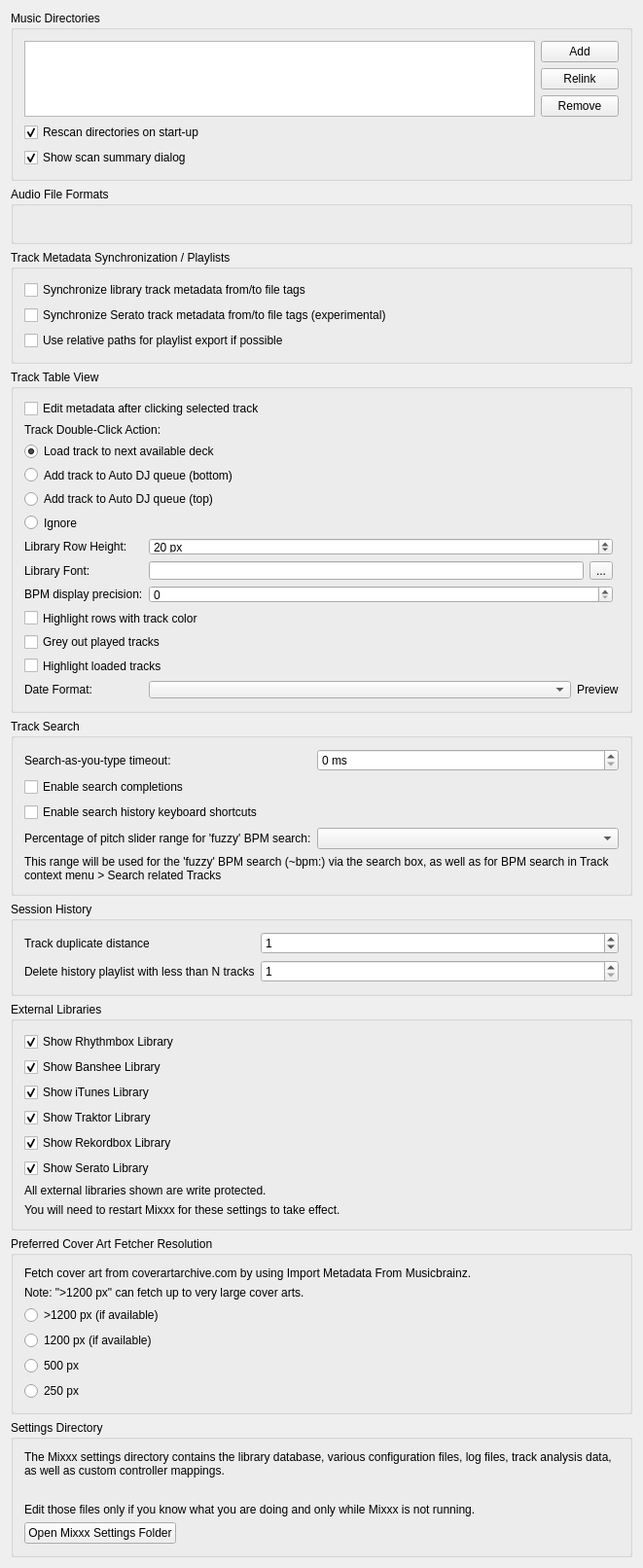
<?xml version="1.0" encoding="UTF-8"?>
<ui version="4.0">
 <class>DlgPrefLibraryDlg</class>
 <widget class="QWidget" name="DlgPrefLibraryDlg">
  <property name="geometry">
   <rect>
    <x>0</x>
    <y>0</y>
    <width>661</width>
    <height>1522</height>
   </rect>
  </property>
  <property name="windowTitle">
   <string notr="true">Library Preferences</string>
  </property>
  <layout class="QVBoxLayout" name="verticalLayout">

   <item>
    <widget class="QGroupBox" name="groupBox_MusicDirectories">
     <property name="title">
      <string>Music Directories</string>
     </property>
     <layout class="QGridLayout" name="gridLayout_music_directories">

      <item row="0" column="0" rowspan="3">
       <widget class="QListView" name="dirList">
        <property name="editTriggers">
         <set>QAbstractItemView::NoEditTriggers</set>
        </property>
        <property name="iconSize">
         <size>
          <width>16</width>
          <height>16</height>
         </size>
        </property>
        <property name="uniformItemSizes">
         <bool>true</bool>
        </property>
       </widget>
      </item>

      <item row="0" column="1">
       <widget class="QPushButton" name="pushButton_add_dir">
        <property name="font">
         <font/>
        </property>
        <property name="toolTip">
         <string>Add a directory where your music is stored. Mixxx will watch this directory and its subdirectories for new tracks.</string>
        </property>
        <property name="text">
         <string>Add</string>
        </property>
       </widget>
      </item>

      <item row="1" column="1">
       <widget class="QPushButton" name="pushButton_relocate_dir">
        <property name="toolTip">
         <string>If an existing music directory is moved, Mixxx doesn't know where to find the audio files in it. Choose Relink to select the music directory in its new location. &lt;br/&gt; This will re-establish the links to the audio files in the Mixxx library.</string>
        </property>
        <property name="text">
         <string extracomment="This will re-establish the links to the audio files in the Mixxx database if you move an music directory to a new location.">Relink</string>
        </property>
       </widget>
      </item>

      <item row="2" column="1">
       <widget class="QPushButton" name="pushButton_remove_dir">
        <property name="font">
         <font/>
        </property>
        <property name="toolTip">
         <string>If removed, Mixxx will no longer watch this directory and its subdirectories for new tracks.</string>
        </property>
        <property name="text">
         <string>Remove</string>
        </property>
       </widget>
      </item>

      <item row="3" column="0" colspan="2">
       <widget class="QCheckBox" name="checkBox_library_scan">
        <property name="text">
         <string>Rescan directories on start-up</string>
        </property>
        <property name="checked">
         <bool>true</bool>
        </property>
       </widget>
      </item>

      <item row="4" column="0" colspan="2">
       <widget class="QCheckBox" name="checkBox_library_scan_summary">
        <property name="text">
         <string>Show scan summary dialog</string>
        </property>
        <property name="checked">
         <bool>true</bool>
        </property>
       </widget>
      </item>

     </layout>
    </widget>
   </item>

   <item>
    <widget class="QGroupBox" name="groupBox_AudioFileFormats">
     <property name="title">
      <string>Audio File Formats</string>
     </property>
     <property name="flat">
      <bool>false</bool>
     </property>
     <layout class="QGridLayout" name="gridLayout_audio_formats">
      <item row="0" column="0">
       <widget class="QLabel" name="builtInFormats">
        <property name="text">
         <string/>
        </property>
        <property name="wordWrap">
         <bool>true</bool>
        </property>
       </widget>
      </item>
     </layout>
    </widget>
   </item>

   <item>
    <widget class="QGroupBox" name="groupBox_AudioFileTags">
     <property name="title">
      <string>Track Metadata Synchronization / Playlists</string>
     </property>
     <layout class="QGridLayout" name="gridLayout_metadata">
      <item row="0" column="0" colspan="2">
       <widget class="QCheckBox" name="checkBox_sync_track_metadata">
        <property name="toolTip">
         <string>Automatically write modified track metadata from the library into file tags and reimport metadata from updated file tags into the library</string>
        </property>
        <property name="text">
         <string>Synchronize library track metadata from/to file tags</string>
        </property>
       </widget>
      </item>

      <item row="1" column="0">
       <widget class="QCheckBox" name="checkBox_serato_metadata_export">
        <property name="toolTip">
         <string>Keeps track color, beat grid, bpm lock, cue points, and loops synchronized with SERATO_MARKERS/MARKERS2 file tags.&lt;br/&gt;&lt;br/&gt;WARNING: Enabling this option also enables the reimport of Serato metadata after files have been modified outside of Mixxx. On reimport existing metadata in Mixxx is replaced with the metadata found in file tags. Custom metadata not included in file tags like loop colors is lost.</string>
        </property>
        <property name="text">
         <string>Synchronize Serato track metadata from/to file tags (experimental)</string>
        </property>
       </widget>
      </item>

      <item row="2" column="0" colspan="2">
       <widget class="QCheckBox" name="checkBox_use_relative_path">
        <property name="text">
         <string>Use relative paths for playlist export if possible</string>
        </property>
       </widget>
      </item>
     </layout>
    </widget>
   </item>

   <item>
    <widget class="QGroupBox" name="groupBox_TrackTableView">
     <property name="title">
      <string>Track Table View</string>
     </property>
     <layout class="QGridLayout" name="gridLayout_track_table_view">

      <item row="1" column="0" colspan="4">
       <widget class="QCheckBox" name="checkBox_edit_metadata_selected_clicked">
        <property name="text">
         <string>Edit metadata after clicking selected track</string>
        </property>
       </widget>
      </item>

      <item row="2" column="0" colspan="4">
       <widget class="QLabel" name="label_doubeClickAction">
        <property name="text">
         <string>Track Double-Click Action:</string>
        </property>
        <property name="alignment">
         <set>Qt::AlignLeft|Qt::AlignVCenter</set>
        </property>
       </widget>
      </item>

      <item row="3" column="0" colspan="4">
       <widget class="QRadioButton" name="radioButton_dbclick_deck">
        <property name="text">
         <string>Load track to next available deck</string>
        </property>
        <property name="checked">
         <bool>true</bool>
        </property>
       </widget>
      </item>
      <item row="4" column="0" colspan="4">
       <widget class="QRadioButton" name="radioButton_dbclick_bottom">
        <property name="text">
         <string>Add track to Auto DJ queue (bottom)</string>
        </property>
       </widget>
      </item>
      <item row="5" column="0" colspan="4">
       <widget class="QRadioButton" name="radioButton_dbclick_top">
        <property name="text">
         <string>Add track to Auto DJ queue (top)</string>
        </property>
       </widget>
      </item>
      <item row="6" column="0" colspan="4">
       <widget class="QRadioButton" name="radioButton_dbclick_ignore">
        <property name="text">
         <string>Ignore</string>
        </property>
       </widget>
      </item>

      <item row="7" column="0">
       <widget class="QLabel" name="label_rowHeight">
        <property name="text">
         <string>Library Row Height:</string>
        </property>
        <property name="alignment">
         <set>Qt::AlignLeft|Qt::AlignVCenter</set>
        </property>
       </widget>
      </item>
      <item row="7" column="1" colspan="2">
       <widget class="QSpinBox" name="spinBox_row_height">
        <property name="suffix">
         <string> px</string>
        </property>
        <property name="minimum">
         <number>5</number>
        </property>
        <property name="maximum">
         <number>100</number>
        </property>
        <property name="value">
         <number>20</number>
        </property>
       </widget>
      </item>

      <item row="8" column="0">
       <widget class="QLabel" name="label_libraryFont">
        <property name="text">
         <string>Library Font:</string>
        </property>
        <property name="alignment">
         <set>Qt::AlignLeft|Qt::AlignVCenter</set>
        </property>
       </widget>
      </item>
      <item row="8" column="1">
       <widget class="QLineEdit" name="lineEdit_library_font">
        <property name="readOnly">
         <bool>true</bool>
        </property>
       </widget>
      </item>
      <item row="8" column="2">
       <widget class="QToolButton" name="btn_library_font">
        <property name="text">
         <string>...</string>
        </property>
       </widget>
      </item>

      <item row="9" column="0">
       <widget class="QLabel" name="label_bpm_precision">
        <property name="text">
         <string>BPM display precision:</string>
        </property>
        <property name="alignment">
         <set>Qt::AlignLeft|Qt::AlignVCenter</set>
        </property>
       </widget>
      </item>
      <item row="9" column="1" colspan="2">
       <widget class="QSpinBox" name="spinbox_bpm_precision"/>
      </item>

      <item row="10" column="0" colspan="4">
       <widget class="QCheckBox" name="checkbox_highlight_track_color_rows">
        <property name="text">
         <string>Highlight rows with track color</string>
        </property>
       </widget>
      </item>

      <item row="11" column="0" colspan="4">
       <widget class="QCheckBox" name="checkbox_played_track_color">
        <property name="text">
         <string>Grey out played tracks</string>
        </property>
       </widget>
      </item>

      <item row="12" column="0" colspan="4">
       <widget class="QCheckBox" name="checkbox_loaded_track_color">
        <property name="text">
         <string>Highlight loaded tracks</string>
        </property>
       </widget>
      </item>

      <item row="13" column="0">
       <widget class="QLabel" name="label_dateFormat">
        <property name="text">
         <string>Date Format:</string>
        </property>
        <property name="alignment">
         <set>Qt::AlignLeft|Qt::AlignVCenter</set>
        </property>
       </widget>
      </item>
      <item row="13" column="1" colspan="3">
       <layout class="QHBoxLayout" name="horizontalLayout_dateFormat">
        <property name="leftMargin">
         <number>0</number>
        </property>
        <property name="topMargin">
         <number>0</number>
        </property>
        <property name="rightMargin">
         <number>0</number>
        </property>
        <property name="bottomMargin">
         <number>0</number>
        </property>
        <item>
         <widget class="QComboBox" name="comboBox_dateFormat">
          <property name="sizePolicy">
           <sizepolicy hsizetype="Expanding" vsizetype="Fixed">
            <horstretch>0</horstretch>
            <verstretch>0</verstretch>
           </sizepolicy>
          </property>
         </widget>
        </item>
        <item>
         <widget class="QLabel" name="label_dateFormatPreview">
          <property name="text">
           <string>Preview</string>
          </property>
         </widget>
        </item>
       </layout>
      </item>

     </layout>
    </widget>
   </item><!-- Track Table View -->

   <item>
    <widget class="QGroupBox" name="groupBox_Search">
     <property name="title">
      <string>Track Search</string>
     </property>
     <layout class="QGridLayout" name="gridLayout_search">

      <item row="0" column="0">
       <widget class="QLabel" name="label_searchDebouncingTimeout">
        <property name="text">
         <string>Search-as-you-type timeout:</string>
        </property>
        <property name="alignment">
         <set>Qt::AlignLeft|Qt::AlignVCenter</set>
        </property>
       </widget>
      </item>
      <item row="0" column="1" colspan="2">
       <widget class="QSpinBox" name="spinBox_search_debouncing_timeout">
        <property name="suffix">
         <string> ms</string>
        </property>
       </widget>
      </item>

      <item row="1" column="0" colspan="3">
       <widget class="QCheckBox" name="checkBox_enable_search_completions">
        <property name="text">
         <string>Enable search completions</string>
        </property>
       </widget>
      </item>

      <item row="2" column="0" colspan="3">
       <widget class="QCheckBox" name="checkBox_enable_search_history_shortcuts">
        <property name="text">
         <string>Enable search history keyboard shortcuts</string>
        </property>
       </widget>
      </item>

      <item row="3" column="0">
       <widget class="QLabel" name="label_searchBpmFuzzyRange">
        <property name="text">
         <string>Percentage of pitch slider range for 'fuzzy' BPM search:</string>
        </property>
        <property name="alignment">
         <set>Qt::AlignLeft|Qt::AlignVCenter</set>
        </property>
        <property name="buddy">
         <cstring>comboBox_search_bpm_fuzzy_range</cstring>
        </property>
       </widget>
      </item>
      <item row="3" column="1" colspan="2">
       <widget class="QComboBox" name="comboBox_search_bpm_fuzzy_range"/>
      </item>
      <item row="4" column="0" colspan="3">
       <widget class="QLabel" name="label_searchBpmFuzzyRangeInfo">
        <property name="text">
         <string>This range will be used for the 'fuzzy' BPM search (~bpm:) via the search box, as well as for BPM search in Track context menu &gt; Search related Tracks</string>
        </property>
        <property name="wordWrap">
         <bool>true</bool>
        </property>
       </widget>
      </item>

     </layout>
    </widget>
   </item><!-- Search box -->

   <item>
    <widget class="QGroupBox" name="groupBox_History">
     <property name="title">
      <string>Session History</string>
     </property>
     <layout class="QGridLayout" name="gridLayout_history">

      <item row="1" column="0">
       <widget class="QLabel" name="label_history_track_duplicate_distance">
        <property name="text">
         <string>Track duplicate distance</string>
        </property>
        <property name="alignment">
         <set>Qt::AlignLeft|Qt::AlignVCenter</set>
        </property>
        <property name="wordWrap">
         <bool>true</bool>
        </property>
       </widget>
      </item>
      <item row="1" column="1" colspan="2">
       <widget class="QSpinBox" name="spinbox_history_track_duplicate_distance">
        <property name="toolTip">
         <string>When playing a track again log it to the session history only if more than N other tracks have been played in the meantime</string>
        </property>
        <property name="minimum">
         <number>0</number>
        </property>
        <property name="maximum">
         <number>99</number>
        </property>
        <property name="value">
         <number>1</number>
        </property>
       </widget>
      </item>

      <item row="2" column="0">
       <widget class="QLabel" name="label_history_cleanup">
        <property name="toolTip">
         <string>History playlist with less than N tracks will be deleted&lt;br/&gt;&lt;br/&gt;Note: the cleanup will be performed during startup and shutdown of Mixxx.</string>
        </property>
        <property name="text">
         <string>Delete history playlist with less than N tracks</string>
        </property>
        <property name="alignment">
         <set>Qt::AlignLeft|Qt::AlignVCenter</set>
        </property>
       </widget>
      </item>
      <item row="2" column="1" colspan="2">
       <widget class="QSpinBox" name="spinbox_history_min_tracks_to_keep">
        <property name="minimum">
         <number>1</number>
        </property>
        <property name="maximum">
         <number>99</number>
        </property>
        <property name="value">
         <number>1</number>
        </property>
       </widget>
      </item>

     </layout>
    </widget>
   </item><!-- History -->

   <item>
    <widget class="QGroupBox" name="groupBox_external_libraries">
     <property name="title">
      <string>External Libraries</string>
     </property>
     <layout class="QGridLayout" name="gridLayout_external_libraries">
      <item row="0" column="0">
       <widget class="QCheckBox" name="checkBox_show_rhythmbox">
        <property name="text">
         <string>Show Rhythmbox Library</string>
        </property>
        <property name="checked">
         <bool>true</bool>
        </property>
       </widget>
      </item>
      <item row="1" column="0">
       <widget class="QCheckBox" name="checkBox_show_banshee">
        <property name="text">
         <string>Show Banshee Library</string>
        </property>
        <property name="checked">
         <bool>true</bool>
        </property>
       </widget>
      </item>
      <item row="2" column="0">
       <widget class="QCheckBox" name="checkBox_show_itunes">
        <property name="text">
         <string>Show iTunes Library</string>
        </property>
        <property name="checked">
         <bool>true</bool>
        </property>
       </widget>
      </item>
      <item row="3" column="0">
       <widget class="QCheckBox" name="checkBox_show_traktor">
        <property name="text">
         <string>Show Traktor Library</string>
        </property>
        <property name="checked">
         <bool>true</bool>
        </property>
       </widget>
      </item>
      <item row="4" column="0">
       <widget class="QCheckBox" name="checkBox_show_rekordbox">
        <property name="text">
         <string>Show Rekordbox Library</string>
        </property>
        <property name="checked">
         <bool>true</bool>
        </property>
       </widget>
      </item>
      <item row="5" column="0">
       <widget class="QCheckBox" name="checkBox_show_serato">
        <property name="text">
         <string>Show Serato Library</string>
        </property>
        <property name="checked">
         <bool>true</bool>
        </property>
       </widget>
      </item>
      <item row="6" column="0">
       <widget class="QLabel" name="label_4">
        <property name="text">
         <string>All external libraries shown are write protected.</string>
        </property>
        <property name="wordWrap">
         <bool>true</bool>
        </property>
        <property name="topMargin" stdset="0">
         <number>10</number>
        </property>
       </widget>
      </item>
      <item row="7" column="0">
       <widget class="QLabel" name="label_11">
        <property name="text">
         <string>You will need to restart Mixxx for these settings to take effect.</string>
        </property>
        <property name="wordWrap">
         <bool>true</bool>
        </property>
       </widget>
      </item>
     </layout>
    </widget>
   </item>

   <item>
    <widget class="QGroupBox" name="groupBox_cover_art_fetcher">
     <property name="title">
      <string>Preferred Cover Art Fetcher Resolution</string>
     </property>
     <layout class="QGridLayout" name="gridLayout_cover_art_fetcher">
      <item row="0" column="0">
       <widget class="QLabel" name="label_12">
        <property name="text">
         <string>Fetch cover art from coverartarchive.com by using Import Metadata From Musicbrainz.</string>
        </property>
        <property name="wordWrap">
         <bool>true</bool>
        </property>
       </widget>
      </item>
      <item row="1" column="0">
       <widget class="QLabel" name="label_13">
        <property name="text">
         <string>Note: &quot;&gt;1200 px&quot; can fetch up to very large cover arts.</string>
        </property>
        <property name="wordWrap">
         <bool>true</bool>
        </property>
       </widget>
      </item>
      <item row="2" column="0">
       <widget class="QRadioButton" name="radioButton_cover_art_fetcher_highest">
        <property name="text">
         <string>&gt;1200 px (if available)</string>
        </property>
        <property name="checked">
         <bool>false</bool>
        </property>
       </widget>
      </item>
      <item row="3" column="0">
       <widget class="QRadioButton" name="radioButton_cover_art_fetcher_high">
        <property name="text">
         <string>1200 px (if available)</string>
        </property>
        <property name="checked">
         <bool>false</bool>
        </property>
       </widget>
      </item>
      <item row="4" column="0">
       <widget class="QRadioButton" name="radioButton_cover_art_fetcher_medium">
        <property name="text">
         <string>500 px</string>
        </property>
        <property name="checked">
         <bool>false</bool>
        </property>
       </widget>
      </item>
      <item row="5" column="0">
       <widget class="QRadioButton" name="radioButton_cover_art_fetcher_lowest">
        <property name="text">
         <string>250 px</string>
        </property>
        <property name="checked">
         <bool>false</bool>
        </property>
       </widget>
      </item>
     </layout>
    </widget>
   </item>

   <item>
    <widget class="QGroupBox" name="groupBox_settingsDir">
     <property name="title">
      <string>Settings Directory</string>
     </property>
     <layout class="QVBoxLayout" name="vlayout_settingsDir">
      <item>
       <widget class="QLabel" name="label_settingsDir">
        <property name="text">
         <string>The Mixxx settings directory contains the library database, various configuration files, log files, track analysis data, as well as custom controller mappings.</string>
        </property>
        <property name="wordWrap">
         <bool>true</bool>
        </property>
       </widget>
      </item>
      <item>
       <widget class="QLabel" name="label_settingsManualLink">
        <property name="text">
         <string/>
        </property>
        <property name="wordWrap">
         <bool>true</bool>
        </property>
        <property name="openExternalLinks">
         <bool>true</bool>
        </property>
       </widget>
      </item>
      <item>
       <widget class="QLabel" name="label_settingsWarning">
        <property name="text">
         <string>Edit those files only if you know what you are doing and only while Mixxx is not running.</string>
        </property>
        <property name="wordWrap">
         <bool>true</bool>
        </property>
       </widget>
      </item>
      <item>
       <widget class="QPushButton" name="pushButton_open_settings_dir">
        <property name="sizePolicy">
         <sizepolicy hsizetype="Fixed" vsizetype="Fixed">
          <horstretch>0</horstretch>
          <verstretch>0</verstretch>
         </sizepolicy>
        </property>
        <property name="text">
         <string>Open Mixxx Settings Folder</string>
        </property>
       </widget>
      </item>
     </layout>
    </widget>
   </item>
   <item>
    <spacer name="verticalSpacer">
     <property name="orientation">
      <enum>Qt::Vertical</enum>
     </property>
     <property name="sizeHint" stdset="0">
      <size>
       <width>20</width>
       <height>40</height>
      </size>
     </property>
    </spacer>
   </item>
  </layout>
 </widget>
 <layoutdefault spacing="6" margin="11"/>
 <tabstops>
  <tabstop>dirList</tabstop>
  <tabstop>pushButton_add_dir</tabstop>
  <tabstop>pushButton_relocate_dir</tabstop>
  <tabstop>pushButton_remove_dir</tabstop>
  <tabstop>checkBox_library_scan</tabstop>
  <tabstop>checkBox_library_scan_summary</tabstop>
  <tabstop>checkBox_sync_track_metadata</tabstop>
  <tabstop>checkBox_serato_metadata_export</tabstop>
  <tabstop>checkBox_use_relative_path</tabstop>
  <tabstop>checkBox_edit_metadata_selected_clicked</tabstop>
  <tabstop>radioButton_dbclick_deck</tabstop>
  <tabstop>radioButton_dbclick_bottom</tabstop>
  <tabstop>radioButton_dbclick_top</tabstop>
  <tabstop>radioButton_dbclick_ignore</tabstop>
  <tabstop>spinBox_row_height</tabstop>
  <tabstop>btn_library_font</tabstop>
  <tabstop>spinbox_bpm_precision</tabstop>
  <tabstop>checkbox_highlight_track_color_rows</tabstop>
  <tabstop>checkbox_played_track_color</tabstop>
  <tabstop>checkbox_loaded_track_color</tabstop>
  <tabstop>comboBox_dateFormat</tabstop>
  <tabstop>spinBox_search_debouncing_timeout</tabstop>
  <tabstop>checkBox_enable_search_completions</tabstop>
  <tabstop>checkBox_enable_search_history_shortcuts</tabstop>
  <tabstop>comboBox_search_bpm_fuzzy_range</tabstop>
  <tabstop>spinbox_history_track_duplicate_distance</tabstop>
  <tabstop>spinbox_history_min_tracks_to_keep</tabstop>
  <tabstop>checkBox_show_rhythmbox</tabstop>
  <tabstop>checkBox_show_banshee</tabstop>
  <tabstop>checkBox_show_itunes</tabstop>
  <tabstop>checkBox_show_traktor</tabstop>
  <tabstop>checkBox_show_rekordbox</tabstop>
  <tabstop>checkBox_show_serato</tabstop>
  <tabstop>radioButton_cover_art_fetcher_highest</tabstop>
  <tabstop>radioButton_cover_art_fetcher_high</tabstop>
  <tabstop>radioButton_cover_art_fetcher_medium</tabstop>
  <tabstop>radioButton_cover_art_fetcher_lowest</tabstop>
  <tabstop>pushButton_open_settings_dir</tabstop>
 </tabstops>
 <resources/>
 <connections/>
</ui>
